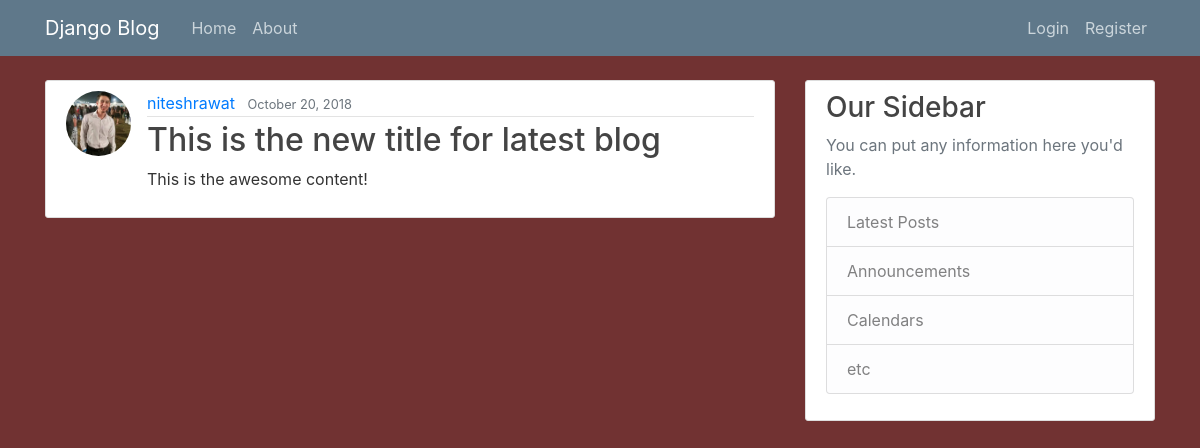
The page /post/33/ on the database its author committed.
### blog/models.py (models this page shows, shortened)
class Post(models.Model):
    title = models.CharField(max_length=100)
    content = models.TextField()
    date_posted = models.DateTimeField(default=timezone.now)
    author = models.ForeignKey(User, related_name='posts', on_delete=models.CASCADE)
    class Meta:
        verbose_name = _('Post')
        verbose_name_plural = _('Posts')

### users/models.py (models this page shows, shortened)
class Profile(models.Model):
    user = models.OneToOneField(User, on_delete=models.CASCADE)
    image = models.ImageField(default='default.jpg', upload_to='profile_pics')

### blog/views.py (the view)
# urls.py: path('post/<int:pk>/', PostDetailView.as_view(), name='post-detail'),
class PostDetailView(DetailView):
    model = Post

### blog/templates/blog/post_detail.html (shortened to what this page needs)
{% extends "blog/base.html" %}
{% block content %}
  <article class="media content-section">
    <img class="rounded-circle article-img" src="{{ object.author.profile.image.url }}">
    <div class="media-body">
      <div class="article-metadata">
        <a class="mr-2" href="{% url 'user-posts' object.author.username %}">{{ object.author }}</a>
        <small class="text-muted">{{ object.date_posted|date:"F d, Y" }}</small>
      </div>
      <h2 class="article-title">{{ object.title }}</h2>
      <p class="article-content">{{ object.content }}</p>
    </div>
  </article>
{% endblock content %}

### blog/static/blog/main.css (style rules this page uses)
body { background: #713232; color: #333333; margin-top: 5rem; }
h1, h2, h3, h4, h5, h6 { color: #444444; }
.content-section { background: #ffffff; padding: 10px 20px; border: 1px solid #dddddd; border-radius: 3px; margin-bottom: 20px; }
.article-title { color: #444444; }
.article-content { white-space: pre-line; }
.article-img { height: 65px; width: 65px; margin-right: 16px; }
.article-metadata { padding-bottom: 1px; margin-bottom: 4px; border-bottom: 1px solid #e3e3e3 }

### rows shown on the page
Post: author.profile.image (picture), author "niteshrawat", date_posted "October 20, 2018", title "This is the new title for latest blog", content "This is the awesome content!"
